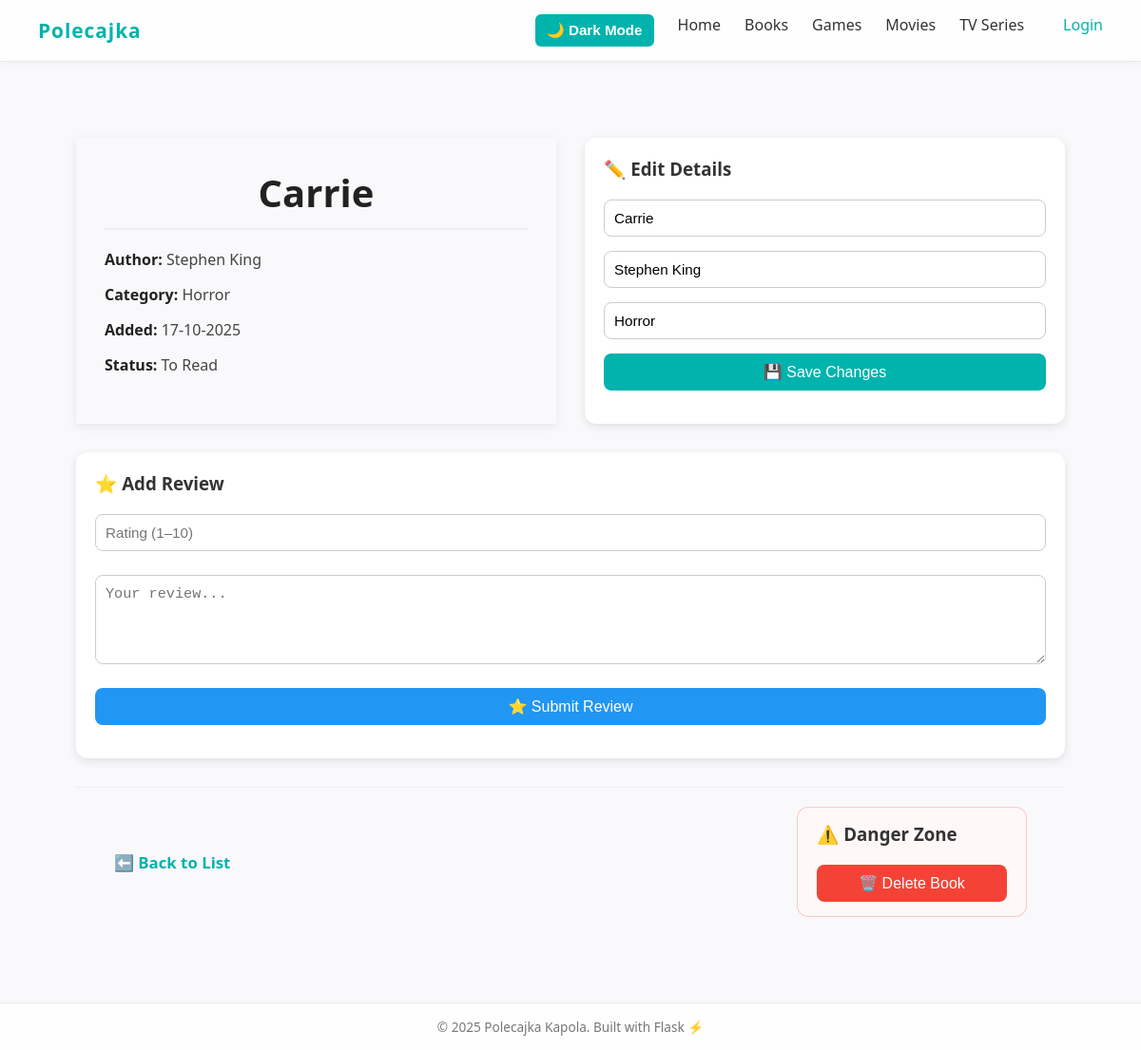
Screenshot of /book/1 with the database file from the repository.
### tables this page shows
CREATE TABLE books (
            id INTEGER PRIMARY KEY AUTOINCREMENT,
            title TEXT NOT NULL,
            author TEXT,
            category TEXT,
            status TEXT DEFAULT 'To Read',
            date_added TEXT
        );

### app.py (the view)
@app.route("/book/<int:book_id>")
def book_detail(book_id):
    book = get_book_by_id(book_id)
    return render_template("book.html", book=book)

### app.py (called while the page is built)
def get_book_by_id(book_id):
    conn = get_connection()
    cur = conn.cursor()
    cur.execute("""
        SELECT b.id, b.title, b.author, b.category, b.status, b.date_added,
               r.date_finished, r.rating, r.review
        FROM books b
        LEFT JOIN reviews r ON b.id = r.book_id
        WHERE b.id = ?
    """, (book_id,))
    book = cur.fetchone()
    conn.close()
    return book

### db_init.py (called while the page is built)
def get_connection():
    conn = sqlite3.connect(DB_NAME)
    conn.row_factory = sqlite3.Row
    conn.execute("PRAGMA foreign_keys = ON")
    return conn

### templates/book.html (shortened to what this page needs)
{% extends "base.html" %}
{% block content %}
<div class="book-container">
    <div class="top-section-grid">
        <div class="book-card">
            <h1 class="book-title">{{ book['title'] }}</h1>
            <div class="details-grid">
                <p class="book-meta"><strong>Author:</strong> {{ book['author'] }}</p>
                <p class="book-meta"><strong>Category:</strong> {{ book['category'] }}</p>
                <p class="book-meta"><strong>Added:</strong> {{ book['date_added'] }}</p>
                <p class="book-meta"><strong>Status:</strong> {{ book['status'] }}</p>
            </div>
        </div>
        <div class="card edit-card">
            <h3>✏️ Edit Details</h3>
            <form action="{{ url_for('edit_book_route', book_id=book['id']) }}" method="POST" class="form">
                <input type="text" name="title" value="{{ book['title'] }}" placeholder="Title">
                <input type="text" name="author" value="{{ book['author'] }}" placeholder="Author">
                <input type="text" name="category" value="{{ book['category'] }}" placeholder="Category">
                <button type="submit" class="btn-primary">💾 Save Changes</button>
            </form>
        </div>
    </div>
    <div class="card review-card">
        <h3>⭐ Add Review</h3>
        <form action="{{ url_for('complete', book_id=book['id']) }}" method="POST" class="form">
            <input type="number" name="rating" min="1" max="10" placeholder="Rating (1–10)" required>
            <textarea name="review" placeholder="Your review..." rows="4" class="resizable-textarea"></textarea>
            <button type="submit" class="btn-secondary">⭐ Submit Review</button>
        </form>
    </div>
    <div class="action-footer">
        <a href="{{ url_for('index') }}" class="back-link">⬅️ Back to List</a>
        <div class="card danger-zone">
            <h3>⚠️ Danger Zone</h3>
            <form id="deleteForm" action="{{ url_for('delete', book_id=book['id']) }}" method="POST">
                <button type="button" class="btn-danger" onclick="confirmDelete('{{ book['title'] }}', '{{ book['author'] }}')">
                    🗑️ Delete Book
                </button>
            </form>
        </div>
    </div>
</div>
{% endblock %}

### static/style.css (style rules this page uses)
* { margin: 0; padding: 0; box-sizing: border-box; }
:root { --color-primary: #00b3ad; --color-primary-dark: #009a94; --color-text-dark: #222; --color-text-light: #666; --color-background: #f9f9fb; --color-card-bg: #fff; --color-border-light: rgba(0, 0, 0, 0.08); --color-accent-blue: #2196f3; --color-danger: #f44336; }
body { font-family: 'Segoe UI', Roboto, sans-serif; background: var(--color-background); color: var(--color-text-dark); min-height: 100vh; display: flex; flex-direction: column; }
form { display: flex; gap: 10px; flex-wrap: wrap; align-items: center; margin-bottom: 15px; }
input, select, button { padding: 8px 12px; border-radius: 6px; border: 1px solid #ccc; font-size: 0.95rem; }
button { background: var(--color-primary); color: white; border: none; font-weight: 600; cursor: pointer; transition: background 0.25s, transform 0.1s; }
.book-container { display: flex; flex-direction: column; gap: 30px; padding: 40px; max-width: 1200px; margin: 0 auto; align-items: center; width: 100%; }
.top-section-grid { display: grid; grid-template-columns: 1fr 1fr; gap: 30px; width: 100%; align-items: stretch; }
.card { background: var(--color-card-bg); border-radius: 12px; padding: 20px; box-shadow: 0 3px 10px rgba(0,0,0,0.1); height: fit-content; transition: transform 0.2s, box-shadow 0.2s; }
.card h3 { margin-bottom: 15px; font-weight: 600; color: #333; }
.book-card { padding: 30px; box-shadow: 0 3px 10px rgba(0, 0, 0, 0.08); text-align: left; height: 100%; }
.book-title { font-size: 2.5rem; color: #222; margin-bottom: 20px; padding-bottom: 10px; border-bottom: 2px solid #f0f0f0; text-align: center; }
.details-grid { display: grid; grid-template-columns: repeat(auto-fit, minmax(280px, 1fr)); gap: 15px 30px; margin-bottom: 20px; }
.book-meta { color: #444; font-size: 1rem; margin: 0; }
.book-meta strong { color: #222; font-weight: 600; }
.edit-card { height: 100%; }
.edit-card form { display: flex; flex-direction: column; height: auto; gap: 0; }
.review-card { width: 100%; }
.form input, .form textarea { width: 100%; margin: 5px 0 10px; padding: 10px; border: 1px solid #ccc; border-radius: 8px; font-size: 0.95rem; resize: none; }
.resizable-textarea { resize: vertical !important; overflow: auto; min-height: 80px; padding: 10px; border-radius: 6px; border: 1px solid #ccc; font-size: 0.95rem; }
.btn-primary, .btn-secondary, .btn-danger { width: 100%; padding: 10px; border: none; border-radius: 8px; font-size: 1rem; color: white; cursor: pointer; transition: transform 0.1s, opacity 0.2s; font-weight: 500; margin-top: 5px; }
.btn-primary { background-color: var(--color-primary); }
.btn-secondary { background-color: var(--color-accent-blue); }
.btn-danger { background-color: var(--color-danger); }
.action-footer { max-width: 1200px; width: 100%; margin: 0 auto; display: flex; justify-content: space-between; align-items: center; padding: 20px 40px 10px; border-top: 1px solid #eee; }
.back-link { display: block; text-align: left; color: var(--color-primary); text-decoration: none; font-weight: bold; font-size: 1.05rem; flex-grow: 0; }
.danger-zone { border: 1px solid #f4433644; background: #fff8f8; padding: 15px 20px; box-shadow: none; height: auto; border-radius: 12px; }
.danger-zone h3 { margin-bottom: 10px; }
.danger-zone form { margin: 0; display: block; }
.danger-zone button { width: 200px; font-weight: normal; margin-top: 10px; }

### rows the page displays
books: title "Carrie", author "Stephen King", category "Horror", date_added "17-10-2025", status "To Read"
